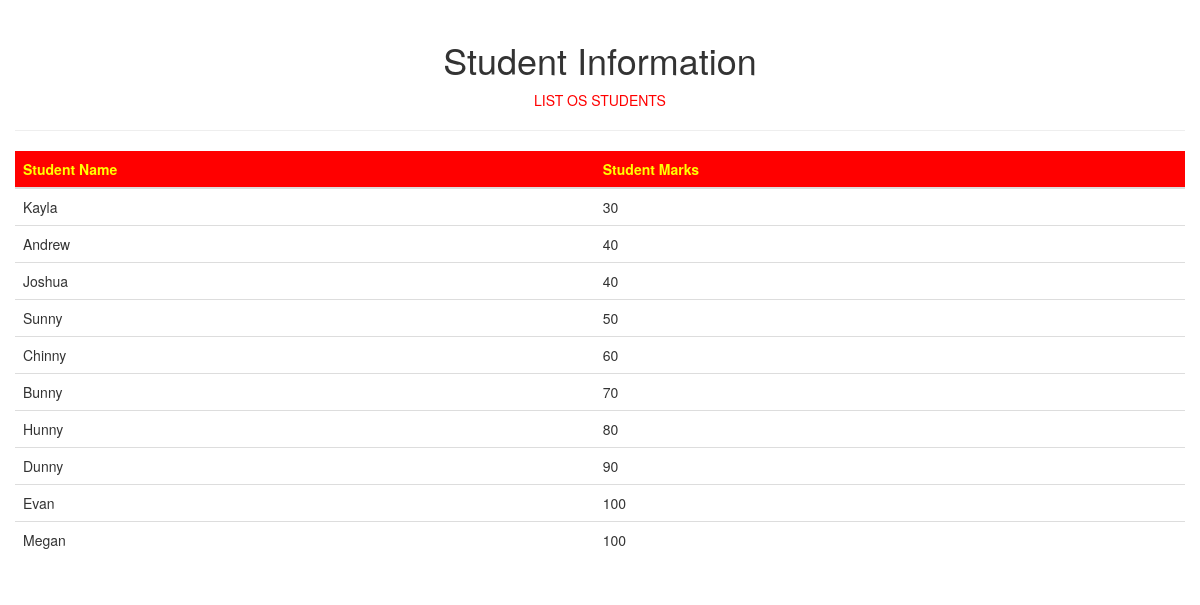
/studentinfo/, run on the app's committed database.
### testapp/models.py (models this page shows)
class StudentModel(models.Model):
    name=models.CharField(max_length=10)
    marks=models.IntegerField()

### testapp/views.py (the view)
# urls.py: url(r'^studentinfo/', student_info_view),
def student_info_view(request):
    students=StudentModel.objects.all().order_by('marks')
    return render(request,"testapp/studentinfo.html",{'students':students})

### templates/testapp/studentinfo.html (shortened to what this page needs)
<!DOCTYPE html>
{%load staticfiles%}
<html lang="en" dir="ltr">
  <head>
    <link rel="stylesheet" href="https://stackpath.bootstrapcdn.com/bootstrap/3.4.1/css/bootstrap.min.css"
>
    <link rel="stylesheet" href="{%static "css/info.css" %}">
  </head>
  <body>
    <div class="container">
      <div class="row">
        <div class="col-xm-12">
          {%if students%}
            <div class="table-responsive">
              <h1 align="center">Student Information</h1>
              <p align="center">LIST OS STUDENTS</p>
              <hr>
              <table id="students" class="table table-hover">
                <thead>
                  <th>Student Name</th>
                  <th>Student Marks</th>
                </thead>
                {%for student in students%}
                    <tr>
                      <td>{{student.name}}</td>
                      <td>{{student.marks}}</td>
                    </tr>
                 {%endfor%}
                {%else%}
                    <p>No Records Are  Available</p>
              {%endif%}
              </table>
            </div>
        </div>
      </div>
    </div>
  </body>
</html>

### static/css/info.css (style rules this page uses)
.table th { background-color: red; color:yellow; }
body { background-image: url(http://www.allwhitebackground.com/images/5/Creative-Background-HD-Photos.jpg) background-position: top; }
.table-responsive p { color: red; }

### data on the page
StudentModel: name "Kayla", marks "30"
StudentModel: name "Andrew", marks "40"
StudentModel: name "Joshua", marks "40"
StudentModel: name "Sunny", marks "50"
StudentModel: name "Chinny", marks "60"
StudentModel: name "Bunny", marks "70"
StudentModel: name "Hunny", marks "80"
StudentModel: name "Dunny", marks "90"
StudentModel: name "Evan", marks "100"
StudentModel: name "Megan", marks "100"
